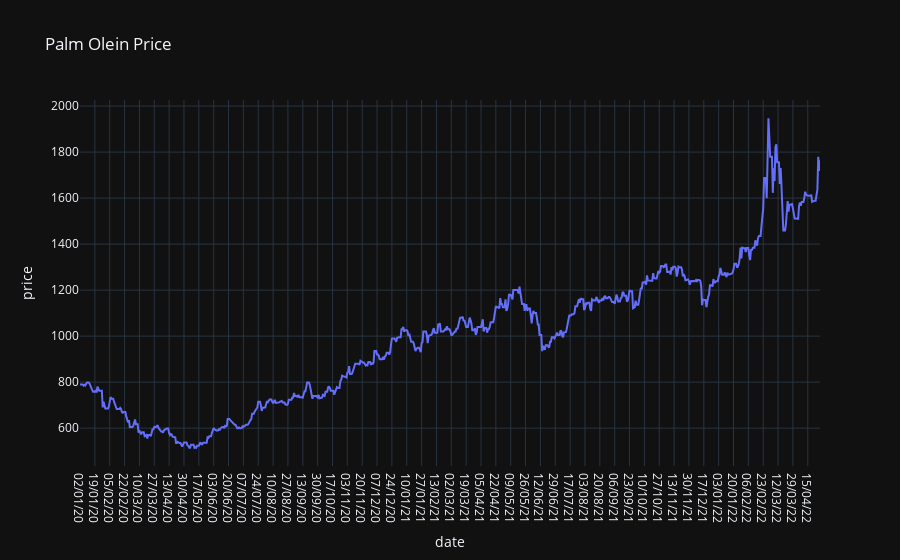

Notebook source saved alongside this figure:
### Code cell
fig = px.line(price, x='date', y='price', title='Palm Olein Price')
fig.show()

### Figure 1 — Plotly figure (JSON) as saved in the notebook; plotly's stock layout.template omitted (floating-point values rounded to 4 significant figures; data arrays with more than 128 entries replaced by an {"elided": "..."} marker saying what was removed)
{"data": [{"hovertemplate": "date=%{x}<br>price=%{y}<extra></extra>", "legendgroup": "", "line": {"color": "#636efa", "dash": "solid"}, "marker": {"symbol": "circle"}, "mode": "lines", "name": "", "orientation": "v", "showlegend": false, "x": {"elided": "849 str values"}, "xaxis": "x", "y": {"elided": "849 float values"}, "yaxis": "y", "type": "scatter"}], "layout": {"xaxis": {"anchor": "y", "domain": [0.0, 1.0], "title": {"text": "date"}}, "yaxis": {"anchor": "x", "domain": [0.0, 1.0], "title": {"text": "price"}}, "legend": {"tracegroupgap": 0}, "title": {"text": "Palm Olein Price"}}}
